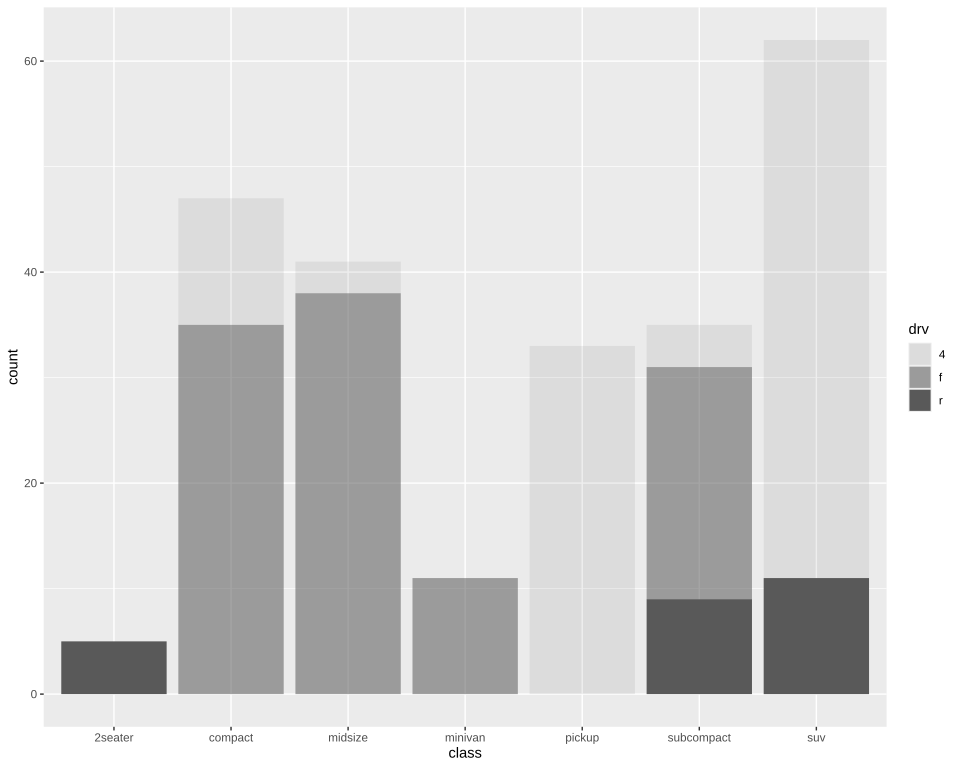

The R source for this figure:
# The plot test/golden/alpha_bars.svg draws, drawn by ggplot2 itself, as ggplot2's own visual tests
# draw their snapshots: the independent check on that golden whenever it changes. The suite never
# runs this; it needs R, ggplot2 and vdiffr, which Docker's r-base image installs. From the
# repository's root:
#
#   docker run --rm -v "$PWD/test/golden":/golden:ro r-base:latest bash -c \
#     'apt-get update -qq && apt-get install -y -qq r-cran-ggplot2 r-cran-vdiffr >/dev/null 2>&1 &&
#      Rscript /golden/alpha_bars.R' > alpha_bars.ggplot2.svg
#
# and compare the two drawings element by element, as test/golden/point.R describes:
#
#   elements() { grep -E "^<(rect x|circle|polygon|polyline|text)" "$1" |
#     sed -e 's/font-family: [^;]*;//' -e 's/ stroke: #000000;//' -e 's/ fill: none;//'; }
#   diff <(elements alpha_bars.ggplot2.svg) <(elements test/golden/alpha_bars.svg)
#
# mpg's classes counted and shaded by drive train, a text alpha spread from 0.1 to 1 that also
# groups the bars, and the legend's keys drawn as bars, their fill short of the key by their
# border's width.
# First checked with ggplot2 4.0.3 and vdiffr 1.0.9: every element and clip path matches but
# svglite's around the whole drawing, and the one departure is test/golden/point.R's, the x axis
# drawn before the y.

library(ggplot2)

# ggplot2 warns, on stderr, that alpha for a discrete variable is not advised.
plot <- ggplot(mpg, aes(class, alpha = drv)) + geom_bar() + theme_gray()

file <- tempfile(fileext = ".svg")
vdiffr::write_svg(plot, file)
cat(readLines(file), sep = "\n")
